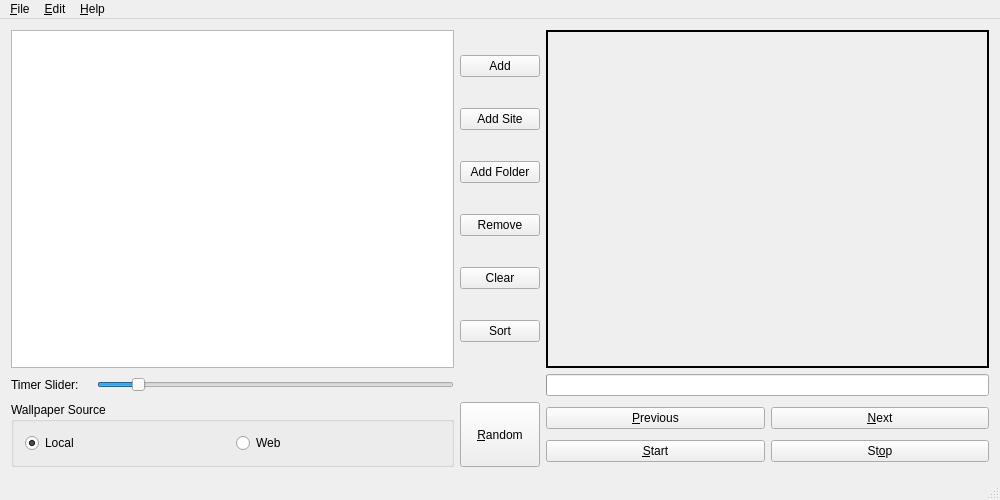
<?xml version="1.0" encoding="UTF-8"?>
<ui version="4.0">
 <class>MainWindow</class>
 <widget class="QMainWindow" name="MainWindow">
  <property name="geometry">
   <rect>
    <x>0</x>
    <y>0</y>
    <width>1000</width>
    <height>500</height>
   </rect>
  </property>
  <property name="minimumSize">
   <size>
    <width>1000</width>
    <height>500</height>
   </size>
  </property>
  <property name="maximumSize">
   <size>
    <width>2000</width>
    <height>1000</height>
   </size>
  </property>
  <property name="windowTitle">
   <string notr="true">Wallch</string>
  </property>
  <property name="windowIcon">
   <iconset>
    <normaloff>:/icons/Pictures/wallpaper.png</normaloff>:/icons/Pictures/wallpaper.png</iconset>
  </property>
  <widget class="QWidget" name="centralWidget">
   <layout class="QGridLayout" name="gridLayout_3" columnstretch="5,0,5">
    <item row="0" column="1">
     <layout class="QVBoxLayout" name="verticalLayout_2">
      <item>
       <widget class="QPushButton" name="addButton">
        <property name="focusPolicy">
         <enum>Qt::NoFocus</enum>
        </property>
        <property name="toolTip">
         <string/>
        </property>
        <property name="statusTip">
         <string>Add images</string>
        </property>
        <property name="text">
         <string>Add</string>
        </property>
        <property name="iconSize">
         <size>
          <width>20</width>
          <height>20</height>
         </size>
        </property>
        <attribute name="buttonGroup">
         <string>localControlButtonGroup</string>
        </attribute>
       </widget>
      </item>
      <item>
       <widget class="QPushButton" name="pushButton">
        <property name="text">
         <string>Add Site</string>
        </property>
        <property name="flat">
         <bool>false</bool>
        </property>
       </widget>
      </item>
      <item>
       <widget class="QPushButton" name="addfolder">
        <property name="focusPolicy">
         <enum>Qt::NoFocus</enum>
        </property>
        <property name="toolTip">
         <string/>
        </property>
        <property name="statusTip">
         <string>Add all images from a folder and its subfolders</string>
        </property>
        <property name="text">
         <string>Add Folder</string>
        </property>
        <attribute name="buttonGroup">
         <string>localControlButtonGroup</string>
        </attribute>
       </widget>
      </item>
      <item>
       <widget class="QPushButton" name="removeButton">
        <property name="focusPolicy">
         <enum>Qt::NoFocus</enum>
        </property>
        <property name="toolTip">
         <string/>
        </property>
        <property name="statusTip">
         <string>Remove selected image</string>
        </property>
        <property name="text">
         <string>Remove</string>
        </property>
        <property name="iconSize">
         <size>
          <width>20</width>
          <height>20</height>
         </size>
        </property>
       </widget>
      </item>
      <item>
       <widget class="QPushButton" name="removeallButton">
        <property name="focusPolicy">
         <enum>Qt::NoFocus</enum>
        </property>
        <property name="toolTip">
         <string/>
        </property>
        <property name="statusTip">
         <string>Remove all images from list</string>
        </property>
        <property name="text">
         <string>Clear</string>
        </property>
        <property name="iconSize">
         <size>
          <width>20</width>
          <height>20</height>
         </size>
        </property>
       </widget>
      </item>
      <item>
       <widget class="QPushButton" name="sortButton">
        <property name="text">
         <string>Sort</string>
        </property>
       </widget>
      </item>
     </layout>
    </item>
    <item row="1" column="2">
     <widget class="QProgressBar" name="time_for_next">
      <property name="statusTip">
       <string>Estimated time for next wallpaper</string>
      </property>
      <property name="value">
       <number>0</number>
      </property>
      <property name="format">
       <string/>
      </property>
     </widget>
    </item>
    <item row="0" column="2">
     <widget class="QLabel" name="wallpaperPreviewLabel">
      <property name="frameShape">
       <enum>QFrame::WinPanel</enum>
      </property>
      <property name="text">
       <string/>
      </property>
      <property name="scaledContents">
       <bool>true</bool>
      </property>
     </widget>
    </item>
    <item row="1" column="1">
     <widget class="QLabel" name="wallpaperCountLabel">
      <property name="text">
       <string/>
      </property>
      <property name="alignment">
       <set>Qt::AlignCenter</set>
      </property>
     </widget>
    </item>
    <item row="2" column="2">
     <layout class="QGridLayout" name="commandButtonGridLayout">
      <item row="0" column="0">
       <widget class="QPushButton" name="previousButton">
        <property name="focusPolicy">
         <enum>Qt::NoFocus</enum>
        </property>
        <property name="statusTip">
         <string>Proceed to previous image</string>
        </property>
        <property name="text">
         <string>&amp;Previous</string>
        </property>
        <property name="iconSize">
         <size>
          <width>20</width>
          <height>20</height>
         </size>
        </property>
        <property name="autoDefault">
         <bool>false</bool>
        </property>
        <property name="default">
         <bool>false</bool>
        </property>
       </widget>
      </item>
      <item row="0" column="1">
       <widget class="QPushButton" name="nextButton">
        <property name="focusPolicy">
         <enum>Qt::NoFocus</enum>
        </property>
        <property name="statusTip">
         <string>Proceed to next image</string>
        </property>
        <property name="text">
         <string>&amp;Next</string>
        </property>
        <property name="iconSize">
         <size>
          <width>20</width>
          <height>20</height>
         </size>
        </property>
        <property name="autoDefault">
         <bool>false</bool>
        </property>
        <property name="default">
         <bool>false</bool>
        </property>
       </widget>
      </item>
      <item row="1" column="0">
       <widget class="QPushButton" name="startButton">
        <property name="focusPolicy">
         <enum>Qt::NoFocus</enum>
        </property>
        <property name="statusTip">
         <string>Start/Pause the wallpaper changing module</string>
        </property>
        <property name="text">
         <string>&amp;Start</string>
        </property>
        <property name="iconSize">
         <size>
          <width>20</width>
          <height>20</height>
         </size>
        </property>
        <property name="autoDefault">
         <bool>false</bool>
        </property>
        <property name="default">
         <bool>false</bool>
        </property>
       </widget>
      </item>
      <item row="1" column="1">
       <widget class="QPushButton" name="stopButton">
        <property name="focusPolicy">
         <enum>Qt::NoFocus</enum>
        </property>
        <property name="statusTip">
         <string>Stop the wallpaper changing module</string>
        </property>
        <property name="text">
         <string>St&amp;op</string>
        </property>
        <property name="iconSize">
         <size>
          <width>20</width>
          <height>20</height>
         </size>
        </property>
        <property name="autoDefault">
         <bool>false</bool>
        </property>
        <property name="default">
         <bool>false</bool>
        </property>
       </widget>
      </item>
     </layout>
    </item>
    <item row="1" column="0">
     <layout class="QGridLayout" name="gridLayout">
      <item row="0" column="0">
       <widget class="QLabel" name="timerSliderLabel">
        <property name="minimumSize">
         <size>
          <width>80</width>
          <height>0</height>
         </size>
        </property>
        <property name="text">
         <string>Timer Slider:</string>
        </property>
       </widget>
      </item>
      <item row="0" column="1">
       <widget class="QSlider" name="timerSlider">
        <property name="focusPolicy">
         <enum>Qt::NoFocus</enum>
        </property>
        <property name="styleSheet">
         <string notr="true"/>
        </property>
        <property name="minimum">
         <number>0</number>
        </property>
        <property name="maximum">
         <number>10</number>
        </property>
        <property name="pageStep">
         <number>1</number>
        </property>
        <property name="value">
         <number>1</number>
        </property>
        <property name="orientation">
         <enum>Qt::Horizontal</enum>
        </property>
       </widget>
      </item>
     </layout>
    </item>
    <item row="0" column="0">
     <widget class="QListWidget" name="listWidget">
      <property name="focusPolicy">
       <enum>Qt::WheelFocus</enum>
      </property>
      <property name="contextMenuPolicy">
       <enum>Qt::CustomContextMenu</enum>
      </property>
      <property name="dragEnabled">
       <bool>true</bool>
      </property>
      <property name="dragDropMode">
       <enum>QAbstractItemView::DragDrop</enum>
      </property>
      <property name="defaultDropAction">
       <enum>Qt::MoveAction</enum>
      </property>
      <property name="alternatingRowColors">
       <bool>false</bool>
      </property>
      <property name="selectionMode">
       <enum>QAbstractItemView::SingleSelection</enum>
      </property>
     </widget>
    </item>
    <item row="2" column="0">
     <widget class="QGroupBox" name="wallpaperSourceGroupBox">
      <property name="title">
       <string>Wallpaper Source</string>
      </property>
      <layout class="QHBoxLayout" name="horizontalLayout">
       <item>
        <widget class="QRadioButton" name="localSourceRadio">
         <property name="text">
          <string>Local</string>
         </property>
         <property name="checked">
          <bool>true</bool>
         </property>
        </widget>
       </item>
       <item>
        <widget class="QRadioButton" name="webSourceRadio">
         <property name="text">
          <string>Web</string>
         </property>
        </widget>
       </item>
      </layout>
     </widget>
    </item>
    <item row="2" column="1">
     <widget class="QPushButton" name="randomButton">
      <property name="sizePolicy">
       <sizepolicy hsizetype="Preferred" vsizetype="Preferred">
        <horstretch>0</horstretch>
        <verstretch>0</verstretch>
       </sizepolicy>
      </property>
      <property name="text">
       <string>&amp;Random</string>
      </property>
     </widget>
    </item>
   </layout>
  </widget>
  <widget class="QMenuBar" name="menuBar">
   <property name="geometry">
    <rect>
     <x>0</x>
     <y>0</y>
     <width>1000</width>
     <height>25</height>
    </rect>
   </property>
   <widget class="QMenu" name="menu_File">
    <property name="title">
     <string>&amp;File</string>
    </property>
    <widget class="QMenu" name="menuAdd_Files">
     <property name="tearOffEnabled">
      <bool>false</bool>
     </property>
     <property name="title">
      <string>Add Files</string>
     </property>
     <property name="icon">
      <iconset>
       <normaloff>:/icons/Pictures/add2.png</normaloff>:/icons/Pictures/add2.png</iconset>
     </property>
     <property name="separatorsCollapsible">
      <bool>false</bool>
     </property>
     <addaction name="action_Load"/>
     <addaction name="actionAdd_single_images"/>
     <addaction name="actionAdd_Folder"/>
    </widget>
    <addaction name="menuAdd_Files"/>
    <addaction name="save_as"/>
    <addaction name="separator"/>
    <addaction name="action_Start"/>
    <addaction name="actionS_top"/>
    <addaction name="action_Next_Image"/>
    <addaction name="action_Previous_Image_Shift_Ctrl_B"/>
    <addaction name="separator"/>
    <addaction name="actionQuit_Ctrl_Q"/>
   </widget>
   <widget class="QMenu" name="menu_Edit">
    <property name="title">
     <string>&amp;Edit</string>
    </property>
    <addaction name="action_Preferences"/>
   </widget>
   <widget class="QMenu" name="menuHelp">
    <property name="title">
     <string>&amp;Help</string>
    </property>
    <addaction name="separator"/>
    <addaction name="separator"/>
    <addaction name="action_About"/>
   </widget>
   <addaction name="menu_File"/>
   <addaction name="menu_Edit"/>
   <addaction name="menuHelp"/>
  </widget>
  <widget class="QStatusBar" name="statusBar"/>
  <action name="action_Preferences">
   <property name="text">
    <string>&amp;Preferences          Ctrl+P</string>
   </property>
   <property name="iconVisibleInMenu">
    <bool>true</bool>
   </property>
  </action>
  <action name="action_About">
   <property name="text">
    <string>&amp;About</string>
   </property>
  </action>
  <action name="actionQuit_Ctrl_Q">
   <property name="icon">
    <iconset>
     <normaloff>:/icons/Pictures/Exit.png</normaloff>:/icons/Pictures/Exit.png</iconset>
   </property>
   <property name="text">
    <string>Quit                                    Ctrl+Q</string>
   </property>
   <property name="iconVisibleInMenu">
    <bool>true</bool>
   </property>
  </action>
  <action name="action_Start">
   <property name="icon">
    <iconset>
     <normaloff>:/Buttons/Pictures/Buttons/button_play_red.png</normaloff>:/Buttons/Pictures/Buttons/button_play_red.png</iconset>
   </property>
   <property name="text">
    <string>&amp;Start                                    Shift+Ctrl+S</string>
   </property>
   <property name="iconText">
    <string>&amp;Start                        Shift+Ctrl+S</string>
   </property>
   <property name="toolTip">
    <string>&amp;Start                        Shift+Ctrl+S</string>
   </property>
   <property name="iconVisibleInMenu">
    <bool>true</bool>
   </property>
  </action>
  <action name="actionS_top">
   <property name="icon">
    <iconset>
     <normaloff>:/Buttons/Pictures/Buttons/button_stop_red.png</normaloff>:/Buttons/Pictures/Buttons/button_stop_red.png</iconset>
   </property>
   <property name="text">
    <string>S&amp;top                                    Shift+Ctrl+O</string>
   </property>
   <property name="iconVisibleInMenu">
    <bool>true</bool>
   </property>
  </action>
  <action name="action_Pause">
   <property name="icon">
    <iconset>
     <normaloff>:/Buttons/Pictures/Buttons/button_pause_red.png</normaloff>:/Buttons/Pictures/Buttons/button_pause_red.png</iconset>
   </property>
   <property name="text">
    <string>&amp;Pause                                 Shift+Ctrl+P</string>
   </property>
   <property name="iconVisibleInMenu">
    <bool>true</bool>
   </property>
  </action>
  <action name="action_Next_Image">
   <property name="icon">
    <iconset>
     <normaloff>:/Buttons/Pictures/Buttons/button_fastforward_red.png</normaloff>:/Buttons/Pictures/Buttons/button_fastforward_red.png</iconset>
   </property>
   <property name="text">
    <string>&amp;Next Image                     Shift+Ctrl+N</string>
   </property>
   <property name="iconVisibleInMenu">
    <bool>true</bool>
   </property>
  </action>
  <action name="actionRemove_list">
   <property name="text">
    <string>Remove non-existent files</string>
   </property>
  </action>
  <action name="action_Load">
   <property name="text">
    <string>Add a Wallch Album         Ctrl+O</string>
   </property>
   <property name="iconVisibleInMenu">
    <bool>true</bool>
   </property>
  </action>
  <action name="actionAdd_single_images">
   <property name="icon">
    <iconset>
     <normaloff>:/icons/Pictures/picture_add.png</normaloff>:/icons/Pictures/picture_add.png</iconset>
   </property>
   <property name="text">
    <string>Add single images             Ctrl+I</string>
   </property>
   <property name="iconVisibleInMenu">
    <bool>true</bool>
   </property>
  </action>
  <action name="actionAdd_Folder">
   <property name="icon">
    <iconset>
     <normaloff>:/icons/Pictures/folder-new.png</normaloff>:/icons/Pictures/folder-new.png</iconset>
   </property>
   <property name="text">
    <string>Add Folder                             Ctrl+F</string>
   </property>
   <property name="iconVisibleInMenu">
    <bool>true</bool>
   </property>
  </action>
  <action name="actionAdd_a_Wallch_album">
   <property name="text">
    <string>Add a Wallch album</string>
   </property>
  </action>
  <action name="actionHistory">
   <property name="text">
    <string>&amp;History                    Ctrl+H</string>
   </property>
   <property name="iconVisibleInMenu">
    <bool>true</bool>
   </property>
  </action>
  <action name="action_Previous_Image_Shift_Ctrl_B">
   <property name="icon">
    <iconset>
     <normaloff>:/Buttons/Pictures/Buttons/button_fastbackward_red.png</normaloff>:/Buttons/Pictures/Buttons/button_fastbackward_red.png</iconset>
   </property>
   <property name="text">
    <string>&amp;Previous Image            Shift+Ctrl+P</string>
   </property>
   <property name="iconVisibleInMenu">
    <bool>true</bool>
   </property>
  </action>
  <action name="actionExtras">
   <property name="text">
    <string>&amp;Extras                      Ctrl+E</string>
   </property>
   <property name="iconVisibleInMenu">
    <bool>true</bool>
   </property>
  </action>
  <action name="save_as">
   <property name="text">
    <string>Save images as a wallch album</string>
   </property>
  </action>
 </widget>
 <layoutdefault spacing="6" margin="11"/>
 <resources/>
 <connections/>
 <buttongroups>
  <buttongroup name="localControlButtonGroup"/>
 </buttongroups>
</ui>
